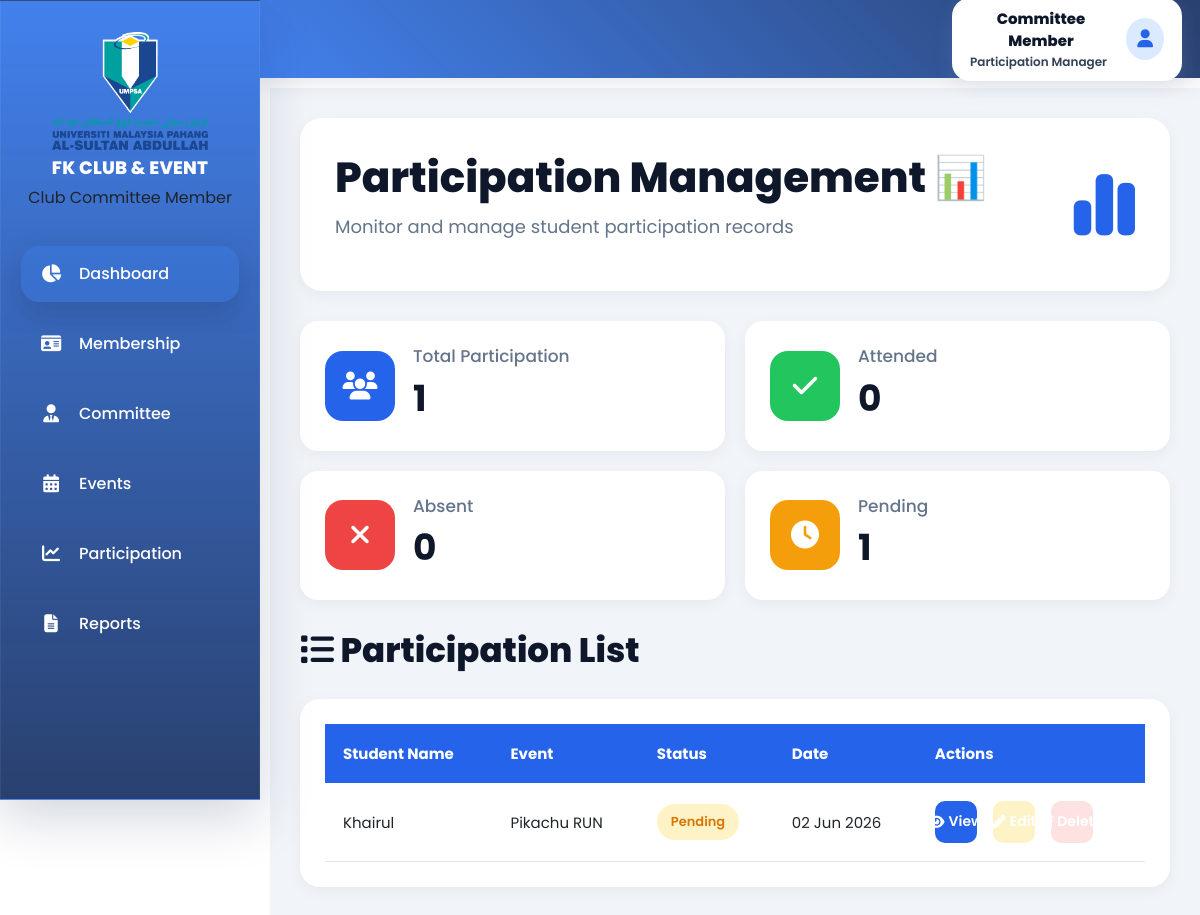
The app's page /Project_FK_Club/Committee/participation.php with its own data.
### tables this page shows
CREATE TABLE `event_registrations` (
  `registration_id` int(11) NOT NULL,
  `event_id` int(11) NOT NULL,
  `user_id` int(11) NOT NULL,
  `student_name` varchar(100) NOT NULL,
  `student_email` varchar(100) NOT NULL,
  `phone` varchar(30) DEFAULT NULL,
  `registered_at` timestamp NOT NULL DEFAULT current_timestamp()
);

CREATE TABLE `events_comm` (
  `event_id` int(11) NOT NULL,
  `event_name` varchar(255) NOT NULL,
  `event_location` varchar(255) NOT NULL,
  `event_capacity` int(11) DEFAULT 0,
  `event_description` text DEFAULT NULL,
  `event_start_datetime` datetime NOT NULL,
  `event_end_datetime` datetime NOT NULL,
  `event_latitude` decimal(10,6) DEFAULT NULL,
  `event_longitude` decimal(10,6) DEFAULT NULL,
  `contact_name` varchar(255) DEFAULT NULL,
  `contact_phone` varchar(50) DEFAULT NULL,
  `contact_email` varchar(255) DEFAULT NULL,
  `created_by` int(11) DEFAULT NULL,
  `created_at` timestamp NOT NULL DEFAULT current_timestamp(),
  `updated_at` timestamp NOT NULL DEFAULT current_timestamp() ON UPDATE current_timestamp(),
  `event_status` enum('Upcoming','Ongoing','Completed','Cancelled') DEFAULT 'Upcoming',
  `event_image` varchar(255) DEFAULT NULL
);

### Project_FK_Club/Committee/participation.php (the view, shortened to what this page needs)
<?php
$user_name = $_SESSION['full_name'] ?? 'Committee Member';
include('../db_connect.php');
$result = mysqli_query($conn, "
    SELECT
        r.registration_id AS participation_id,
        r.student_name,
        e.event_name,
        'Pending' AS attendance_status,
        DATE(r.registered_at) AS participation_date
    FROM event_registrations r
    JOIN events_comm e
        ON r.event_id = e.event_id
    ORDER BY r.registered_at DESC
");
$participation_list = [];
while ($row = mysqli_fetch_assoc($result)) {
    $participation_list[] = $row;
}
$total_participation = count($participation_list);
$total_attended = count(array_filter(
    $participation_list,
    fn($p) => $p['attendance_status'] === 'Attended'
));
$total_absent = count(array_filter(
    $participation_list,
    fn($p) => $p['attendance_status'] === 'Absent'
));
$total_pending = count(array_filter(
    $participation_list,
    fn($p) => $p['attendance_status'] === 'Pending'
));
?>
<?php include('../Includes/header_comm.php'); ?>
<?php include('../Includes/sidebar_comm.php'); ?>
<div class="topbar">
    <div class="profile-menu">
        <button type="button" class="profile-btn" id="profileButton">
            <div class="profile-info">
                <span class="profile-name">
                    <?= htmlspecialchars($user_name) ?>
                </span>
                <span class="profile-role">
                    Participation Manager
                </span>
            </div>
            <div class="profile-icon">
                <i class="fa-solid fa-user"></i>
            </div>
        </button>
    </div>
</div>
<div class="main-content">
    <div class="participation-banner">
        <div class="participation-banner-content">
            <h1>Participation Management 📊</h1>
            <p>Monitor and manage student participation records</p>
        </div>
        <div class="participation-banner-icon">
            <i class="fa-solid fa-chart-simple"></i>
        </div>
    </div>
    <div class="participation-stats">
        <div class="participation-stat-card">
            <div class="participation-stat-icon stat-total">
                <i class="fa-solid fa-users"></i>
            </div>
            <div class="participation-stat-details">
                <h4>Total Participation</h4>
                <p><?= $total_participation ?></p>
            </div>
        </div>
        <div class="participation-stat-card">
            <div class="participation-stat-icon stat-attended">
                <i class="fa-solid fa-check"></i>
            </div>
            <div class="participation-stat-details">
                <h4>Attended</h4>
                <p><?= $total_attended ?></p>
            </div>
        </div>
        <div class="participation-stat-card">
            <div class="participation-stat-icon stat-absent">
                <i class="fa-solid fa-xmark"></i>
            </div>
            <div class="participation-stat-details">
                <h4>Absent</h4>
                <p><?= $total_absent ?></p>
            </div>
        </div>
        <div class="participation-stat-card">
            <div class="participation-stat-icon stat-pending">
                <i class="fa-solid fa-clock"></i>
            </div>
            <div class="participation-stat-details">
                <h4>Pending</h4>
                <p><?= $total_pending ?></p>
            </div>
        </div>
    </div>
    <div class="participation-header">
        <h2>
            <i class="fa-solid fa-list"></i>
            Participation List
        </h2>
    </div>
    <?php if (count($participation_list) > 0) { ?>
        <div class="participation-table-card">
            <table>
                <thead>
                    <tr>
                        <th>Student Name</th>
                        <th>Event</th>
                        <th>Status</th>
                        <th>Date</th>
                        <th>Actions</th>
                    </tr>
                </thead>
                <tbody>
                <?php foreach ($participation_list as $participation) { ?>
                    <tr>
                        <td>
                            <?= htmlspecialchars($participation['student_name']) ?>
                        </td>
                        <td>
                            <?= htmlspecialchars($participation['event_name']) ?>
                        </td>
                        <td>
                            <?php
                            $status = $participation['attendance_status'];
                            if ($status === 'Attended') {
                                echo '<span class="status-badge attended">Attended</span>';
                            } elseif ($status === 'Absent') {
                                echo '<span class="status-badge absent">Absent</span>';
                            } else {
                                echo '<span class="status-badge pending">Pending</span>';
                            }
                            ?>
                        </td>
                        <td>
                            <?= date("d M Y", strtotime($participation['participation_date'])) ?>
                        </td>
                        <td class="participation-actions">
                            <button class="action-btn btn-view">
                                <i class="fa-solid fa-eye"></i>
                                View
                            </button>
                            <button class="action-btn btn-edit">
                                <i class="fa-solid fa-pen"></i>
                            </button>
                            <button class="action-btn btn-delete">
                                <i class="fa-solid fa-trash"></i>
                                Delete
                            </button>
                        </td>
                    </tr>
                <?php } ?>
                </tbody>
            </table>
        </div>
    <?php } ?>
</div>
</body>
</html>

### Project_FK_Club/CSS_Comm/committee_style.css (style rules this page uses)
* { margin:0; padding:0; box-sizing:border-box; font-family:'Poppins', sans-serif; }
.topbar { width:100%; height:90px; background:#2f5de0; display:flex; justify-content:flex-end; align-items:center; padding:0 40px; box-shadow:0 4px 15px rgba(0,0,0,0.15); }
.profile-info { display:flex; flex-direction:column; }
.profile-icon { width:50px; height:50px; border-radius:50%; background:#e7eefc; display:flex; align-items:center; justify-content:center; margin-left:auto; }
.profile-icon i { color:#2f5de0; font-size:22px; }
.action-btn { width:54px; height:54px; border-radius:18px; display:flex; align-items:center; justify-content:center; text-decoration:none; border:none; cursor:pointer; font-size:18px; transition:0.3s; }

### Project_FK_Club/CSS_Comm/committee.css (style rules this page uses)
* { margin: 0; padding: 0; box-sizing: border-box; }
html, body, input, button, select, textarea { font-family: 'Segoe UI', Arial, sans-serif; }
html, body { background: linear-gradient(135deg, #f1f5f9 0%, #e2e8f0 100%); color: #1e293b; overflow-x: hidden; min-height: 100vh; position: relative; }
.sidebar a i, .logout-link i, .profile-icon i, .dropdown-content i { font-family: "Font Awesome 6 Free" !important; font-weight: 900 !important; font-style: normal !important; display: inline-flex !important; align-items: center; justify-content: center; visibility: visible !important; opacity: 1 !important; line-height: 1 !important; }
.topbar { position: fixed; top: 0; left: 260px; width: calc(100% - 260px); height: 78px; background: linear-gradient(45deg, rgba(50, 118, 235, 0.92) 0%, rgba(4, 31, 85, 0.85) 100%); display: flex; align-items: center; justify-content: flex-end; padding: 0 18px; color: white; z-index: 999; -webkit-backdrop-filter: blur(12px); box-shadow: 0 6px 20px rgba(2,30,75,0.10); }
.profile-menu { position: relative; display: flex; justify-content: flex-end; align-items: center; }
.profile-btn { background: white; color: #0f172a; padding: 10px 18px; border: none; border-radius: 18px; cursor: pointer; display: flex; align-items: center; justify-content: space-between; gap: 14px; width: 230px; box-shadow: 0 8px 18px rgba(148,163,184,0.16); transition: all 0.3s ease; }
.profile-info { display: flex; flex-direction: column; align-items: flex-start; }
.profile-name { font-size: 15px; font-weight: 800; color: #0f172a; }
.profile-role { font-size: 12px; font-weight: 600; color: #334155; }
.profile-icon { width: 42px; height: 42px; background: #dbeafe; border-radius: 50%; display: flex; align-items: center; justify-content: center; }
.profile-icon i { color: #2563eb; font-size: 18px; }
.main-content { margin-left: 260px; margin-top: 88px; padding: 28px 40px 40px; min-height: 100vh; }
.main-content h1 { font-size: 34px; color: #0f172a; margin-bottom: 25px; font-weight: 900; }

### Project_FK_Club/CSS_Comm/membership_committee.css (style rules this page uses)
.status-badge { display: inline-block; padding: 7px 14px; border-radius: 20px; font-size: 13px; font-weight: 700; white-space: nowrap; }

### Project_FK_Club/CSS_Comm/comm_member.css (style rules this page uses)
.status-badge { padding: 6px 12px; border-radius: 20px; font-size: 13px; font-weight: 600; }

### Project_FK_Club/CSS_Comm/manage_events.css (style rules this page uses)
.stat-total { background: linear-gradient(135deg, #dbeafe, #bfdbfe); color: #1e40af; }
.action-btn { padding: 6px 12px; border: none; border-radius: 8px; font-size: 12px; font-weight: 600; cursor: pointer; transition: all 0.3s ease; display: inline-flex; align-items: center; gap: 4px; }
.btn-view { background: #dbeafe; color: #1e40af; }
.btn-edit { background: #fef3c7; color: #d97706; }
.btn-delete { background: #fecaca; color: #dc2626; }
#app-layout-container, #main-content-wrapper, .main-content { overflow: visible !important; }

### Project_FK_Club/CSS_Comm/report_comm.css (style rules this page uses)
.action-btn { border:none; width:42px; height:42px; border-radius:10px; color:white; cursor:pointer; margin-right:6px; }
.btn-view { background:#2563eb; }

### records on screen
event_registrations: student_name "Khairul", events_comm.event_name "Pikachu RUN", participation_date "02 Jun 2026"

### other values on screen
$user_name "Committee Member"
$total_participation "1"
$total_attended "0"
$total_absent "0"
$total_pending "1"
